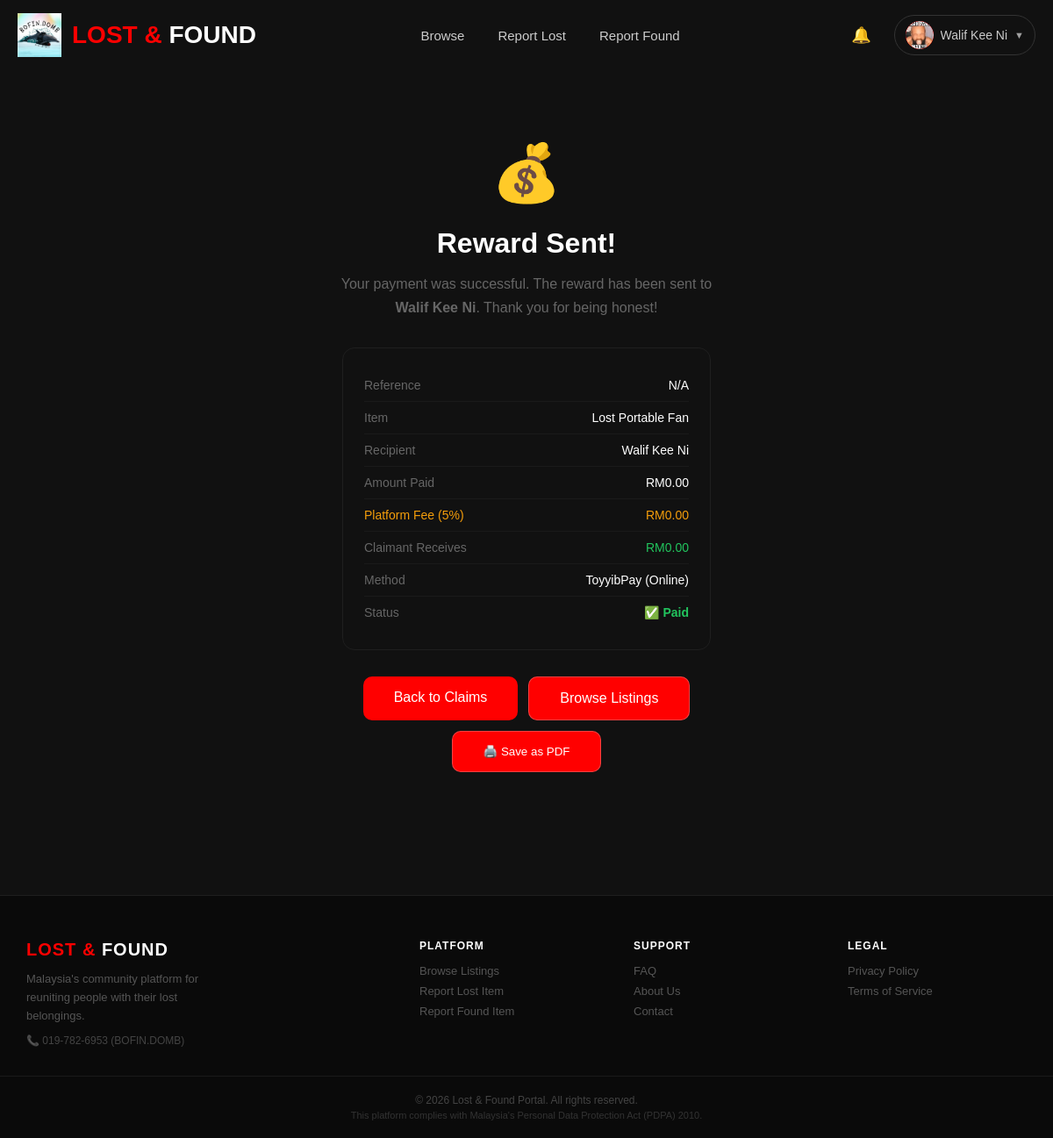
The app's page /reward_success.php?claim_id=6 (signed in) with its own data.
### tables this page shows
CREATE TABLE `users` (
  `id` int(11) NOT NULL,
  `username` varchar(50) NOT NULL,
  `email` varchar(100) NOT NULL,
  `password` varchar(255) NOT NULL,
  `created_at` timestamp NOT NULL DEFAULT current_timestamp(),
  `role` varchar(20) DEFAULT 'user',
  `profile_pic` varchar(255) DEFAULT NULL
);

CREATE TABLE `claims` (
  `id` int(11) NOT NULL,
  `listing_id` int(11) NOT NULL,
  `claimant_id` int(11) NOT NULL,
  `message` text DEFAULT NULL,
  `status` enum('pending','approved','rejected','collected') DEFAULT 'pending',
  `created_at` timestamp NOT NULL DEFAULT current_timestamp(),
  `reward_paid` tinyint(1) DEFAULT 0,
  `reward_method` varchar(50) DEFAULT NULL,
  `preferred_reward_method` enum('cash','online') DEFAULT NULL
);

CREATE TABLE `listings` (
  `id` int(11) NOT NULL,
  `user_id` int(11) NOT NULL,
  `title` varchar(100) NOT NULL,
  `description` text NOT NULL,
  `category` varchar(50) DEFAULT NULL,
  `location` varchar(100) DEFAULT NULL,
  `image` varchar(255) DEFAULT NULL,
  `listing_type` enum('lost','found') NOT NULL,
  `is_boosted` tinyint(1) DEFAULT 0,
  `status` enum('active','removed') DEFAULT 'active',
  `resolved_status` enum('active','resolved','expired') DEFAULT 'active',
  `created_at` timestamp NOT NULL DEFAULT current_timestamp(),
  `boost_requested` tinyint(1) DEFAULT 0,
  `date_lost` date DEFAULT NULL,
  `reward` varchar(50) DEFAULT NULL,
  `lat` decimal(10,8) DEFAULT NULL,
  `lng` decimal(11,8) DEFAULT NULL,
  `is_flagged` tinyint(1) DEFAULT 0,
  `flag_reason` varchar(255) DEFAULT NULL,
  `boost_expires_at` datetime DEFAULT NULL,
  `is_archived` tinyint(1) DEFAULT 0,
  `archived_at` datetime DEFAULT NULL,
  `archived_reason` varchar(50) DEFAULT NULL
);

### reward_success.php (the view, shortened to what this page needs)
<?php
include 'config.php';
$claim_id  = isset($_GET['claim_id']) ? (int)$_GET['claim_id'] : 0;
$reference = $_GET['ref'] ?? 'N/A';
$amount    = $_GET['amount'] ?? '0';
$claim = $claim_id ? mysqli_fetch_assoc(mysqli_query($conn, "
    SELECT claims.*, listings.title, users.username as claimant_name
    FROM claims
    JOIN listings ON claims.listing_id = listings.id
    JOIN users    ON claims.claimant_id = users.id
    WHERE claims.id = $claim_id
")) : null;
?>
<!DOCTYPE html>
<html>
<head>
    <link rel="stylesheet" href="style.css">
</head>
<body>
<?php include 'navbar.php'; ?>
<div class="report-success" style="padding:80px 20px;">
    <div class="report-success-icon">💰</div>
    <h2>Reward Sent!</h2>
    <p>Your payment was successful. The reward has been sent to <strong><?php echo $claim ? htmlspecialchars($claim['claimant_name']) : 'the claimant'; ?></strong>. Thank you for being honest!</p>
    <div class="boost-receipt">
        <div class="boost-receipt-row">
            <span>Reference</span>
            <span><?php echo htmlspecialchars($reference); ?></span>
        </div>
        <?php if($claim): ?>
        <div class="boost-receipt-row">
            <span>Item</span>
            <span><?php echo htmlspecialchars($claim['title']); ?></span>
        </div>
        <div class="boost-receipt-row">
            <span>Recipient</span>
            <span><?php echo htmlspecialchars($claim['claimant_name']); ?></span>
        </div>
        <?php endif; ?>
        <?php
        $grossAmt     = (float)$amount;
        $feeAmt       = round($grossAmt * 0.05, 2);
        $claimantAmt  = round($grossAmt - $feeAmt, 2);
        ?>
        <div class="boost-receipt-row">
            <span>Amount Paid</span>
            <span>RM<?php echo number_format($grossAmt, 2); ?></span>
        </div>
        <div class="boost-receipt-row">
            <span style="color:#f59e0b;">Platform Fee (5%)</span>
            <span style="color:#f59e0b;">RM<?php echo number_format($feeAmt, 2); ?></span>
        </div>
        <div class="boost-receipt-row">
            <span>Claimant Receives</span>
            <span style="color:#22c55e;">RM<?php echo number_format($claimantAmt, 2); ?></span>
        </div>
        <div class="boost-receipt-row">
            <span>Method</span>
            <span>ToyyibPay (Online)</span>
        </div>
        <div class="boost-receipt-row">
            <span>Status</span>
            <span style="color:#22c55e; font-weight:700;">✅ Paid</span>
        </div>
    </div>
    <div class="report-success-btns">
        <a href="incoming_claims.php" class="btn">Back to Claims</a>
        <a href="browse.php" class="btn btn-outline">Browse Listings</a>
        <button onclick="window.print()" class="btn btn-outline">🖨️ Save as PDF</button>
    </div>
</div>
<?php include 'footer.php'; ?>
</body>
</html>

### navbar.php (shortened to what this page needs)
<?php
$user_id = $_SESSION['user_id'] ?? null;
$role    = $_SESSION['role'] ?? null;
$isLoggedIn = $user_id ? true : false;
$isAdmin    = ($role === 'admin');
?>
<nav class="navbar">
    <a href="index.php" class="logo-container">
        <img src="images/bofindomb.jpeg" class="logo-img">
        <div class="logo">LOST & <span>FOUND</span></div>
    </a>
    <div class="nav-center">
        <a href="browse.php" class="nav-link">Browse</a>
        <?php if($isLoggedIn && !$isAdmin): ?>
            <a href="lostitem.php" class="nav-link">Report Lost</a>
            <a href="founditem.php" class="nav-link">Report Found</a>
        <?php endif; ?>
    </div>
    <div class="nav-right">
        <?php if($isLoggedIn): ?>
            <div class="notif-wrap" id="notifWrap">
                <button class="notif-btn" onclick="toggleNotifMenu()" aria-label="Notifications">
                    🔔
                </button>
            </div>
            <div class="avatar-wrap" onclick="toggleAvatarMenu()">
                <div class="avatar-circle">
					<?php
				$profilePic = '';
				if (isset($conn) && $conn instanceof mysqli) {
					$stmt = $conn->prepare('SELECT profile_pic FROM users WHERE id = ?');
					if ($stmt) {
						$stmt->bind_param('i', $_SESSION['user_id']);
						$stmt->execute();
						$result = $stmt->get_result();
						$navUser = $result->fetch_assoc();
						$profilePic = $navUser['profile_pic'] ?? '';
					}
				}
				if(!empty($profilePic)): ?>
					<img src="<?php echo htmlspecialchars($profilePic, ENT_QUOTES, 'UTF-8'); ?>" style="width:32px; height:32px; object-fit:cover; border-radius:50%; display:block; flex-shrink:0;">
				<?php endif; ?>
				</div>
                <span class="avatar-name"><?php echo htmlspecialchars($_SESSION['username']); ?></span>
                <span style="opacity:0.6; font-size:11px;">▼</span>
            </div>
        <?php else: ?>
            <a href="login.php" class="nav-btn-outline">Sign In</a>
            <a href="signup.php" class="nav-btn-solid">Sign Up</a>
        <?php endif; ?>
    </div>
</nav>

### style.css (style rules this page uses)
* { margin: 0; padding: 0; box-sizing: border-box; font-family: Arial, sans-serif; }
body { background: #111; color: white; }
.navbar { display: flex; justify-content: space-between; align-items: center; padding: 15px 20px; background: #111; position: relative; }
.logo-container { display: flex; align-items: center; gap: 12px; text-decoration: none; }
.logo-img { width: 50px; height: 50px; object-fit: contain; }
.logo { color: red; font-size: 28px; font-weight: bold; }
.logo span { color: white; }
.btn-outline { background: transparent; border: 1px solid rgba(255,255,255,0.25); color: white; backdrop-filter: blur(4px); }
.btn, .submit-btn { transition: all 0.3s ease; }
.btn { background: red; color: white; padding: 15px 35px; text-decoration: none; border-radius: 10px; display: inline-block; }
.nav-center { display: flex; align-items: center; gap: 10px; }
.nav-link { color: #ccc; text-decoration: none; padding: 8px 14px; border-radius: 8px; font-size: 15px; transition: all 0.2s ease; }
.nav-right { display: flex; align-items: center; gap: 10px; position: relative; }
.avatar-wrap { display: flex; align-items: center; gap: 8px; cursor: pointer; padding: 6px 12px; border-radius: 25px; border: 1px solid #333; transition: all 0.2s ease; position: relative; }
.avatar-circle { width: 32px; height: 32px; background: red; border-radius: 50%; display: flex; align-items: center; justify-content: center; font-weight: bold; font-size: 14px; color: white; flex-shrink: 0; overflow: hidden; }
.avatar-name { font-size: 14px; color: #ccc; max-width: 100px; overflow: hidden; text-overflow: ellipsis; white-space: nowrap; }
.report-success { text-align: center; padding: 100px 20px; max-width: 500px; margin: 0 auto; }
.report-success-icon { font-size: 64px; margin-bottom: 24px; }
.report-success h2 { font-size: 32px; font-weight: 800; margin-bottom: 14px; }
.report-success p { color: #666; font-size: 16px; line-height: 1.7; margin-bottom: 32px; }
.report-success-btns { display: flex; gap: 12px; justify-content: center; flex-wrap: wrap; }
.boost-receipt { background: #111; border: 1px solid #1f1f1f; border-radius: 14px; padding: 24px; margin: 30px auto; max-width: 420px; text-align: left; }
.boost-receipt-row { display: flex; justify-content: space-between; padding: 10px 0; border-bottom: 1px solid #1a1a1a; font-size: 14px; }
.boost-receipt-row:last-child { border-bottom: none; }
.boost-receipt-row span:first-child { color: #666; }
.boost-receipt-row span:last-child { color: white; font-weight: 500; }
.notif-wrap { position: relative; margin-right: 8px; }
.notif-btn { background: none; border: none; color: white; font-size: 18px; cursor: pointer; padding: 6px 8px; position: relative; border-radius: 8px; transition: background 0.2s; }

### records on screen
users: profile_pic (picture)
claims: claimant.username "Walif Kee Ni", listing.title "Lost Portable Fan"

### other values on screen
$_SESSION['username'] "Walif Kee Ni"
$reference "N/A"
$grossAmt "0.00"
$feeAmt "0.00"
$claimantAmt "0.00"
